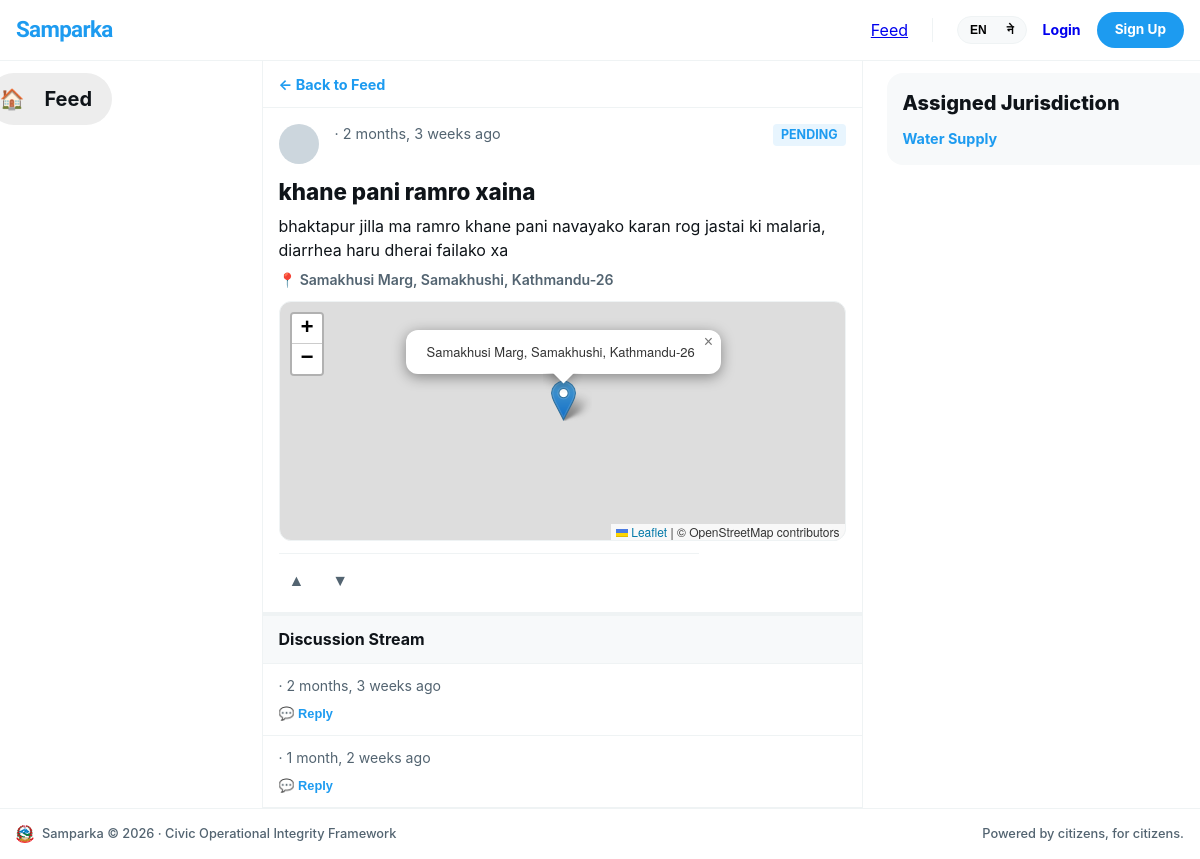
/complaints/1/, run on the app's committed database.
### complaints/models.py (models this page shows, shortened)
class Complaint(models.Model):
    STATUS_PENDING = 'pending'
    STATUS_VERIFIED = 'verified'
    STATUS_IN_PROGRESS = 'in_progress'
    STATUS_SOLVED = 'solved'
    STATUS_REJECTED = 'rejected'
    STATUS_CHOICES = [
        (STATUS_PENDING, _('Pending')),
        (STATUS_VERIFIED, _('Verified')),
        (STATUS_IN_PROGRESS, _('In Progress')),
        (STATUS_SOLVED, _('Solved')),
        (STATUS_REJECTED, _('Rejected')),
    ]
    STATUS_COLORS = {
        STATUS_PENDING: '#F59E0B',
        STATUS_VERIFIED: '#3B82F6',
        STATUS_IN_PROGRESS: '#8B5CF6',
        STATUS_SOLVED: '#10B981',
        STATUS_REJECTED: '#EF4444',
    }
    PRIORITY_CHOICES = [
        ('low', _('Low')),
        ('medium', _('Medium')),
        ('high', _('High')),
        ('urgent', _('Urgent')),
    ]
    priority = models.CharField(max_length=10, choices=PRIORITY_CHOICES, default='medium')
    due_date = models.DateField(null=True, blank=True)
    author = models.ForeignKey(settings.AUTH_USER_MODEL, on_delete=models.CASCADE, related_name='complaints')
    department = models.ForeignKey(Department, on_delete=models.SET_NULL, null=True, related_name='complaints')
    title = models.CharField(max_length=200)
    description = models.TextField()
    status = models.CharField(max_length=20, choices=STATUS_CHOICES, default=STATUS_PENDING)
    location_name = models.CharField(max_length=200, blank=True, help_text='Human readable location name')
    latitude = models.DecimalField(max_digits=9, decimal_places=6, null=True, blank=True)
    longitude = models.DecimalField(max_digits=9, decimal_places=6, null=True, blank=True)
    upvotes = models.ManyToManyField(settings.AUTH_USER_MODEL, through='Vote', related_name='voted_complaints', blank=True)
    view_count = models.PositiveIntegerField(default=0)
    admin_note = models.TextField(blank=True, help_text='Internal note from admin (not shown to public)')
    is_anonymous = models.BooleanField(default=False)
    created_at = models.DateTimeField(auto_now_add=True)
    updated_at = models.DateTimeField(auto_now=True)
    class Meta:
        ordering = ['-created_at']
    def get_user_vote(self, user):
        if not user.is_authenticated:
            return None
        try:
            return self.votes.get(user=user).value
        except Vote.DoesNotExist:
            return None

### comments/models.py (models this page shows, shortened)
class Comment(models.Model):
    complaint = models.ForeignKey(Complaint, on_delete=models.CASCADE, related_name='comments')
    author = models.ForeignKey(settings.AUTH_USER_MODEL, on_delete=models.CASCADE, related_name='comments')
    parent = models.ForeignKey('self', on_delete=models.CASCADE, null=True, blank=True, related_name='replies')
    body = models.TextField(max_length=1000)
    is_approved = models.BooleanField(default=True)
    is_flagged = models.BooleanField(default=False)
    created_at = models.DateTimeField(auto_now_add=True)
    updated_at = models.DateTimeField(auto_now=True)
    class Meta:
        ordering = ['created_at']

### departments/models.py (models this page shows, shortened)
class Department(models.Model):
    name = models.CharField(
        max_length=100,
        unique=True
    )
    name_ne = models.CharField(
        max_length=100,
        blank=True,
        help_text='Nepali name of the department (optional)'
    )
    slug = models.SlugField(
        unique=True
    )
    description = models.TextField(
        blank=True
    )
    icon = models.CharField(
        max_length=50,
        default='🏛️',
        help_text='Emoji icon for the department'
    )
    color = models.CharField(
        max_length=7,
        default='#3B82F6',
        help_text='Hex color for department badge'
    )
    is_active = models.BooleanField(
        default=True
    )
    created_at = models.DateTimeField(
        auto_now_add=True
    )
    class Meta:
        ordering = ['name']

### complaints/views.py (the view)
# urls.py: path('<int:pk>/', views.complaint_detail, name='detail'),
def complaint_detail(request, pk):
    complaint = get_object_or_404(
        Complaint.objects.select_related('author', 'department').prefetch_related('images', 'status_logs__changed_by'),
        pk=pk
    )
    complaint.view_count += 1
    complaint.save(update_fields=['view_count'])
    comments = complaint.comments.filter(is_approved=True, parent=None).select_related('author').prefetch_related('replies__author')
    comment_form = CommentForm()
    user_vote = complaint.get_user_vote(request.user)
    today= timezone.now().date(),
    return render(request, 'complaints/detail.html', {
        'complaint': complaint,
        'comments': comments,
        'comment_form': comment_form,
        'user_vote': user_vote,
    })

### accounts/context_processors.py (called while the page is built)
def notifications(request):
    if request.user.is_authenticated:
        return {
            'unread_count': request.user.notifications.filter(is_read=False).count()
        }
    return {'unread_count': 0}

### complaints/templates/complaints/detail.html (shortened to what this page needs)
{% extends "base.html" %}
{% load i18n %}
{% load static %}
{% block content %}
<div class="x-workspace-container" data-complaint="{{ complaint.id }}">
  <aside class="x-panel-left">
    <div class="x-sticky-scroll-box">
      <nav class="x-v-nav">
        <a href="{% url 'complaints:feed' %}" class="x-v-link active">
          <span class="x-v-icon">🏠</span>
          <span class="x-v-label">{% trans "Feed" %}</span>
        </a>
      </nav>
    </div>
  </aside>
  <main class="x-panel-center">
    <div class="x-center-filter-row" style="position: static;">
      <a href="{% url 'complaints:feed' %}" style="text-decoration: none; color: var(--accent-blue); font-weight: 700; font-size: 0.9rem;">← {% trans "Back to Feed" %}</a>
    </div>
    <article style="padding: 16px; border-bottom: 4px solid var(--border-color);">
      <div class="complaint-card-header" style="gap: 12px; display: flex; align-items: center;">
        <span class="complaint-author-avatar">{{ complaint.user.username|first|upper }}</span>
        <div class="complaint-meta" style="flex: 1;">
          <div class="complaint-meta-left">
            <span class="complaint-timestamp">{{ complaint.created_at|timesince }} ago</span>
          </div>
        </div>
        <span class="status-badge" style="background: #e8f5fe; color: var(--accent-blue);">{{ complaint.get_status_display }}</span>
      </div>
      <h1 style="font-size: 1.4rem; font-weight: 800; margin: 12px 0 6px 0; color: var(--text-main);">{{ complaint.title }}</h1>
      <p style="font-size: 1rem; color: var(--text-main); white-space: pre-wrap; line-height: 1.5;">{{ complaint.description }}</p>
      <div class="complaint-location" style="margin-top: 12px; font-weight: 600;">📍 {{ complaint.location_name }}</div>
      <div id="complaint-map"></div>
      <div class="complaint-footer" style="margin-top: 16px; max-width: 100%; border-top: 1px solid var(--border-color); padding-top: 12px;">
        <div class="x-pill-vote-box">
          <button class="x-pill-vote-arrow up {% if user_vote == 1 %}active-up{% endif %}" onclick="handleVote('{{ complaint.id }}', 'up')">▲</button>
          <button class="x-pill-vote-arrow down {% if user_vote == -1 %}active-down{% endif %}" onclick="handleVote('{{ complaint.id }}', 'down')">▼</button>
        </div>
      </div>
    </article>
    <section>
      <div style="padding: 12px 16px; background-color: var(--bg-subtle); border-bottom: 1px solid var(--border-color); font-weight: 700;">
        {% trans "Discussion Stream" %}
      </div>
      {% for comment in complaint.comments.all %}
        <div class="comment-block">
          <div style="font-size: 0.88rem; margin-bottom: 4px;">
            <span style="color: var(--text-muted);">· {{ comment.created_at|timesince }} ago</span>
          </div>
          <button onclick="toggleReply('{{ comment.id }}')" style="background:none; border:none; color:var(--accent-blue); font-size:0.8rem; font-weight:700; margin-top:6px; cursor:pointer; padding:0;">
            💬 {% trans "Reply" %}
          </button>
        </div>
      {% empty %}
        <div style="padding: 32px; text-align: center; color: var(--text-muted); font-size: 0.9rem;">
          {% trans "No responses recorded yet. Start the coordination dialogue stream." %}
        </div>
      {% endfor %}
    </section>
  </main>
  <aside class="x-panel-right">
    <div class="x-sticky-scroll-box">
      <section class="x-right-panel-widget">
        <h4 class="x-widget-panel-title">{% trans "Assigned Jurisdiction" %}</h4>
        <div style="font-size: 0.9rem; font-weight: 700; color: var(--accent-blue);">{{ complaint.department.name|default:"General Municipality Support" }}</div>
      </section>
    </div>
  </aside>
</div>
{% endblock %}

### complaints/templates/complaints/detail.html (style rules this page uses)
#complaint-map { width: 100%; height: 240px; border-radius: 12px; border: 1px solid var(--border-color); margin: 12px 0; z-index: 1; }
.comment-block { padding: 12px 16px; border-bottom: 1px solid var(--border-color); }

### data on the page
Complaint: created_at "2 months, 3 weeks", status "PENDING", title "khane pani ramro xaina", description "bhaktapur jilla ma ramro khane pani navayako karan rog jastai ki malaria, diarrhea haru dherai failako xa", location_name "Samakhusi Marg, Samakhushi, Kathmandu-26", department.name "Water Supply"
Comment: created_at "2 months, 3 weeks"
Comment: created_at "1 month, 2 weeks"
